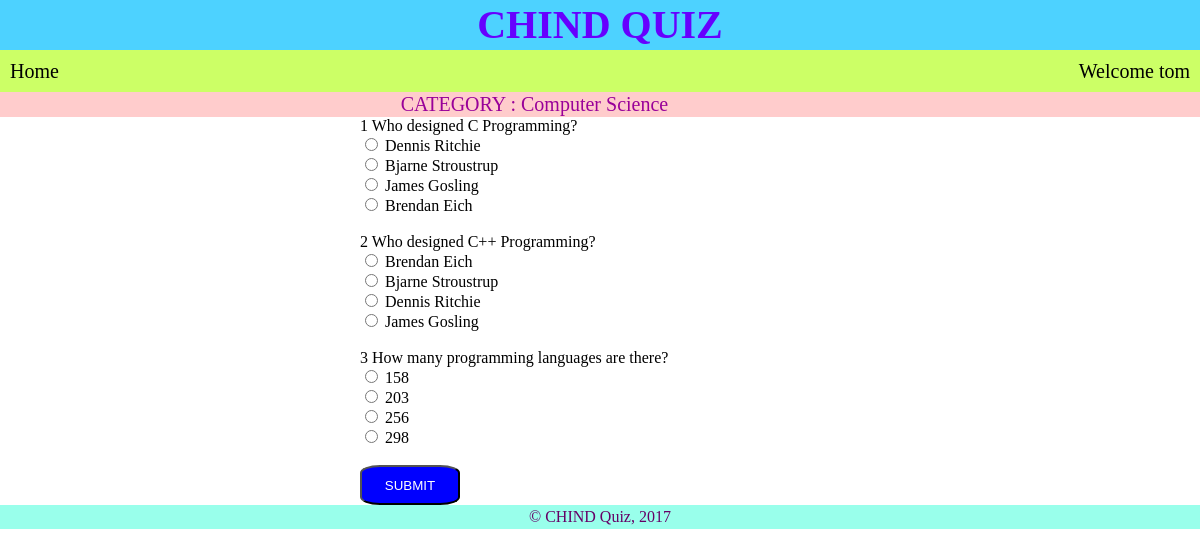
Screenshot of /includes/quiz.php?cat=Computer Science (signed in) with the database file from the repository.
### tables this page shows
CREATE TABLE `questions` (
  `id` int(11) NOT NULL,
  `question` varchar(300) NOT NULL,
  `option1` varchar(200) NOT NULL,
  `option2` varchar(200) NOT NULL,
  `option3` varchar(200) NOT NULL,
  `option4` varchar(200) NOT NULL,
  `answer` int(11) NOT NULL,
  `category` varchar(100) NOT NULL
);

### includes/quiz.php (the view, shortened to what this page needs)
<?php
	require_once 'database.php';
?>
<!DOCTYPE html>
<html>
<head>
	<link rel="stylesheet" href="../style/style.css">
</head>
<body>
	<header>
		CHIND QUIZ
	</header>
	<div id="menu">
		<ul>
			<li><a href="../home.php">Home</a></li>
			<li class="right user">Welcome <?php echo $_SESSION['uname']; ?></li>
		</ul>
	</div>
	<div id="lgsg">
		CATEGORY : <?php echo $_GET['cat']; ?>
	</div>
	<div id="attempt">
		<form method="post" action="result.php">
			<?php
				$catn = $_GET['cat'];
				$sql_q = "SELECT * FROM questions WHERE category = '$catn'";
				$run_q = mysqli_query($con, $sql_q);
				$i = 1;
				while($row = mysqli_fetch_array($run_q)) {
					echo $i." ".$row['question']."<br>";
					echo "<input type='radio' value='1' name='res$i'> ".$row['option1']."<br>";
					echo "<input type='radio' value='2' name='res$i'> ".$row['option2']."<br>";
					echo "<input type='radio' value='3' name='res$i'> ".$row['option3']."<br>";
					echo "<input type='radio' value='4' name='res$i'> ".$row['option4']."<br><br>";
					$i++;
				}
				echo "<button type='submit'>SUBMIT</button>";
			?>
		</form>
	</div>
	<footer>&copy; CHIND Quiz, 2017</footer>
</body>
</html>

### style/style.css (style rules this page uses)
body { margin: 0; padding: 0; }
header { color: #6600ff; background-color: #4dd2ff; text-align: center; font-size:40px; line-height: 50px; height: 50px; font-weight: bolder; }
#lgsg { width: 100%; height: 25px; text-align: center; font-size: 20px; line-height: 25px; color: #990099; background-color: #ffcccc; }
button { width: 100px; height: 40px; border-radius: 20%; background-color: blue; color: white; }
#menu { height: 42px; width: 100%; background-color: #ccff66; position: relative; }
#menu ul, .nav ul { margin: 0; padding: 0; }
#menu ul li { list-style: none; display: inline-block; font-size: 20px; padding: 10px; }
a { text-decoration: none; color: black; }
.right { float: right; }
footer { color: #660066; background-color: #99ffeb; height: 24px; text-align: center; line-height: 24px; clear: both; }
#attempt { margin-left: 30%; }

### rows the page displays
questions: question "Who designed C Programming?", option1 "Dennis Ritchie", option2 "Bjarne Stroustrup", option3 "James Gosling", option4 "Brendan Eich"
questions: question "Who designed C++ Programming?", option1 "Brendan Eich", option2 "Bjarne Stroustrup", option3 "Dennis Ritchie", option4 "James Gosling"
questions: question "How many programming languages are there?", option1 "158", option2 "203", option3 "256", option4 "298"

### other values shown
$_SESSION['uname'] "tom"
$_GET['cat'] "Computer Science"
